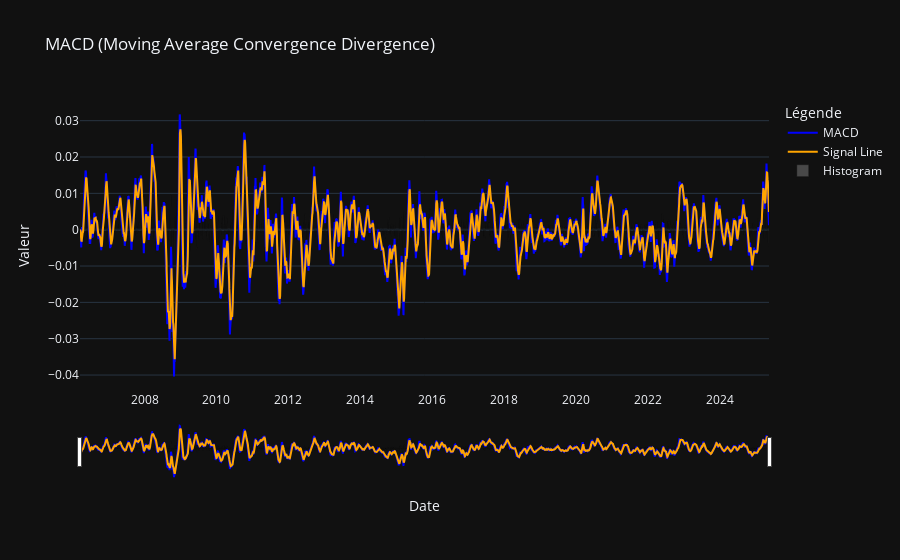

Source (notebook cell):
### Code cell
import plotly.graph_objects as go

# Création de la figure
fig = go.Figure()

# Ajout de la ligne MACD
fig.add_trace(go.Scatter(x=df['date'], y=df['MACD'], mode='lines', name='MACD', line=dict(color='blue', width=2)))

# Ajout de la ligne de signal
fig.add_trace(go.Scatter(x=df['date'], y=df['Signal_Line'], mode='lines', name='Signal Line', line=dict(color='orange', width=2)))

# Ajout de l'histogramme (différence entre MACD et Signal Line)
fig.add_trace(go.Bar(x=df['date'], y=df['MACD'] - df['Signal_Line'], name='Histogram', marker_color='gray', opacity=0.5))

# Mise en forme du graphique avec un fond noir
fig.update_layout(
    title='MACD (Moving Average Convergence Divergence)',
    xaxis_title='Date',
    yaxis_title='Valeur',
    legend_title='Légende',
    template= 'plotly_dark',  # Fond noir et blanc 'plotly_white', 
    xaxis=dict(rangeslider=dict(visible=True)),
)

# Affichage du graphique
fig.show()

### Figure 1 — Plotly figure (JSON) as saved in the notebook; plotly's stock layout.template omitted (floating-point values rounded to 4 significant figures; data arrays with more than 128 entries replaced by an {"elided": "..."} marker saying what was removed)
{"data": [{"line": {"color": "blue", "width": 2}, "mode": "lines", "name": "MACD", "type": "scatter", "x": {"elided": "5000 str values"}, "y": {"elided": "5000 float values"}}, {"line": {"color": "orange", "width": 2}, "mode": "lines", "name": "Signal Line", "type": "scatter", "x": {"elided": "5000 str values"}, "y": {"elided": "5000 float values"}}, {"marker": {"color": "gray"}, "name": "Histogram", "opacity": 0.5, "type": "bar", "x": {"elided": "5000 str values"}, "y": {"elided": "5000 float values"}}], "layout": {"legend": {"title": {"text": "Légende"}}, "title": {"text": "MACD (Moving Average Convergence Divergence)"}, "xaxis": {"rangeslider": {"visible": true}, "title": {"text": "Date"}}, "yaxis": {"title": {"text": "Valeur"}}}}
